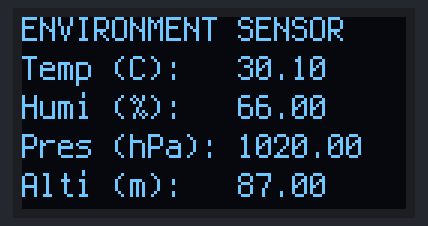
Simulated run of this program. Board: Raspberry Pi Pico running CircuitPython. Parts: 128×64 one-colour display.

Above: at 0.1 s.

The program:

ssd1306-Test.py
```python
#############################
# driver per i vari sensori intelligenti
#############################
import time
import board
import busio
import terminalio

import displayio
from adafruit_display_text import label
import adafruit_displayio_ssd1306

displayio.release_displays()

i2c = busio.I2C( scl=board.GP21, sda=board.GP20 )
display_bus = displayio.I2CDisplay(i2c, device_address=0x3C)
display = adafruit_displayio_ssd1306.SSD1306(display_bus, width=128, height=64)

#sht30 = adafruit_sht31d.SHT31D(i2c, address=0x44)

while True:
    #print("\nTemperature: {:.2f} C".format(sht30.temperature))
    #print("Humidity: {:.2f} %".format(sht30.relative_humidity))
    #print("Pressure: {:.2f} hPa".format(bmp280.pressure))
    #print("Altitude = {:.2f} meters".format(bmp280.altitude))

    # Make the display context
    text_group = displayio.Group()

    # Draw a label
    text = "ENVIRONMENT SENSOR"
    text_area = label.Label(terminalio.FONT, text=text, color=0xFFFFFF, x=0, y=4)
    text_group.append(text_area)

    #text = "Temp (C):   {:.2f}".format(sht30.temperature)
    text = "Temp (C):   {:.2f}".format(30.1)
    text_area = label.Label(terminalio.FONT, text=text, color=0xFFFFFF, x=0, y=17)
    text_group.append(text_area)

    #text = "Humi (%):   {:.2f}".format(sht30.relative_humidity)
    text = "Humi (%):   {:.2f}".format(66)
    text_area = label.Label(terminalio.FONT, text=text, color=0xFFFFFF, x=0, y=30)
    text_group.append(text_area)

    #text = "Pres (hPa): {:.2f}".format(bmp280.pressure)
    text = "Pres (hPa): {:.2f}".format(1020)
    text_area = label.Label(terminalio.FONT, text=text, color=0xFFFFFF, x=0, y=43)
    text_group.append(text_area)

    #text = "Alti (m):   {:.2f}".format(bmp280.altitude)
    text = "Alti (m):   {:.2f}".format(87)
    text_area = label.Label(terminalio.FONT, text=text, color=0xFFFFFF, x=0, y=56)
    text_group.append(text_area)

    display.show(text_group)

    time.sleep(2)
```
